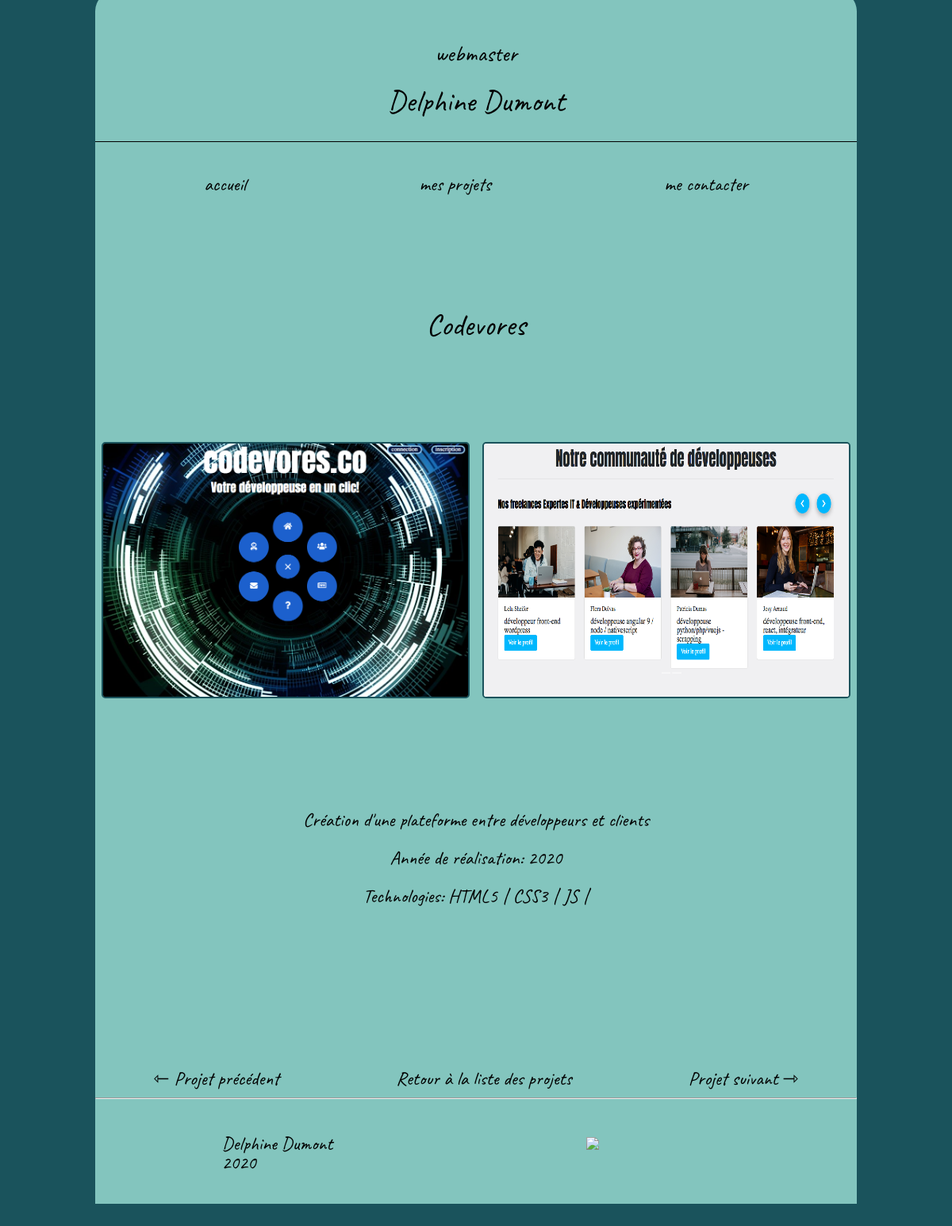
The page /projet.php?projetChoisi=2 on the database its author committed.
### tables this page shows
CREATE TABLE `projet` (
  `id_projet` int(11) NOT NULL,
  `titre_projet` varchar(250) NOT NULL,
  `chapo` varchar(250) DEFAULT NULL,
  `texte` text NOT NULL,
  `annee_realisation` int(11) NOT NULL,
  `client` varchar(250) DEFAULT NULL,
  `lien` varchar(250) DEFAULT NULL,
  `ordre` int(11) NOT NULL,
  `online` tinyint(1) DEFAULT NULL
);

CREATE TABLE `technologie` (
  `id_techno` int(11) NOT NULL,
  `nom_techno` varchar(250) NOT NULL
);

### projet.php (called while the page is built)
<?php include "config.php";
function unProjet ($idProjet) {
    global $bdd;
    $query = $bdd -> prepare("select * from projet where id_projet = :idProjet");
    $query -> execute([":idProjet" => $idProjet]);
    return $query -> fetch(PDO::FETCH_ASSOC);
}
 $projet_a_afficher = unProjet($_GET["projetChoisi"]);
 function lesTechnos ($idTechno) {
     global $bdd;
     $query2 = $bdd -> prepare("SELECT nom_techno
       FROM projet, technologie, projet_techno
       WHERE projet.id_projet = projet_techno.projet_id
       AND projet_techno.techno_id = technologie.id_techno
       AND projet.id_projet = :idProjet ");
     $query2 -> execute([":idProjet" => $idTechno]);
     return $query2 -> fetchAll(PDO::FETCH_ASSOC);
 }
 $techno_a_afficher = lesTechnos($_GET["projetChoisi"]);
 include PATH_TEMPLATE . "projet_par_page.php";

### template/site2020/projet_par_page.php (the view, shortened to what this page needs)
<?php
include "include/head.php"; ?>
<div class="containerPrincipal">
      <h1> <?php echo $projet_a_afficher["titre_projet"]; ?></h1>
      <div class="imageDeuxParProjet">
          <?php echo html_image("image/projet/" .  $projet_a_afficher["titre_projet"] . "1.jpg", "imageParProjet ");
          echo html_image("image/projet/" .  $projet_a_afficher["titre_projet"] . "2.jpg", "imageParProjet ");?>
      </div>
      <div class="presentationParProjet">
        <div class="">
          <?php echo $projet_a_afficher["texte"]; ?>
        </div>
        <div class="">
          Année de réalisation:
            <?php echo $projet_a_afficher["annee_realisation"];?>
        </div>
        <div class="">
          Technologies:
            <?php  foreach ($techno_a_afficher as $key => $techno) {
                    foreach($techno as $cleTableau => $parTechno) {
                      echo $parTechno ;
                      echo " | ";
                    }
              }?>
        </div>
      </div>
  </div>
<?php
$pageSuivante = $bdd -> query("SELECT * FROM projet WHERE ordre = $projet_a_afficher[ordre] + 1") -> Fetch();
$pagePrecedente = $bdd -> query("SELECT * FROM projet WHERE ordre = $projet_a_afficher[ordre] - 1") -> Fetch();
echo "<div class='pagination'>";
if (!empty($pagePrecedente)) {
  echo "<a href='projet.php?projetChoisi=$pagePrecedente[ordre]'>  ⇽ Projet précédent</a>";
}
 echo "<a href='" . CV_URL_SITE . "projet_liens.php'>Retour à la liste des projets</a>";
if (!empty($pageSuivante)) {
  echo "<a href='projet.php?projetChoisi=$pageSuivante[ordre]'>Projet suivant ⇾ </a>";
}
echo "</div> ";
 ?>
<?php include "include/footer.php"; ?>

### template/site2020/css/mes_styles.css (style rules this page uses)
html, body, div, span, applet, object, iframe, h1, h2, h3, h4, h5, h6, p, blockquote, pre, a, abbr, acronym, address, big, cite, code, del, dfn, em, img, ins, kbd, q, s, samp, small, strike, strong, sub, sup, tt, var, b, u, i, center, dl, dt, dd, ol, ul, li, fieldset, form, label, legend, table, caption, tbody, tfoot, thead, tr, th, td, article, aside, canvas, details, embed, figure, figcaption, footer, header, hgroup, menu, nav, output, ruby, section, summary, time, mark, audio, video { margin: 0; padding: 0; border: 0; font-size: 100%; font: inherit; vertical-align: baseline; }
body { line-height: 1; }
body { background-color: #1a535c; font-family: 'Caveat', cursive; font-size: 1.5em; }
h1, p { text-align:center; width: 80%; height: auto; padding-left: 10%; padding-bottom: 8vh; }
h1 { font-size: 1.6em; padding-top: 15vh; margin-bottom: 8vh; }
a { text-decoration: none; padding: 2px 1px 0; color: black; }
.imageDeuxParProjet { display: flex; flex-wrap: wrap; justify-content: space-around; }
.presentationParProjet { display: flex; flex-direction: column; align-items: center; line-height: 2; margin-bottom: 24vh; margin-top: 15vh; }
.pagination { display: flex; justify-content: space-around; align-items: center; }

### rows shown on the page
projet: titre_projet "Codevores", texte "Création d'une plateforme entre développeurs et clients", annee_realisation "2020"
technologie: nom_techno "HTML5"
technologie: nom_techno "CSS3"
technologie: nom_techno "JS"

### other values the page prints
NOM_DU_TITLE "Delphine Dumont"
